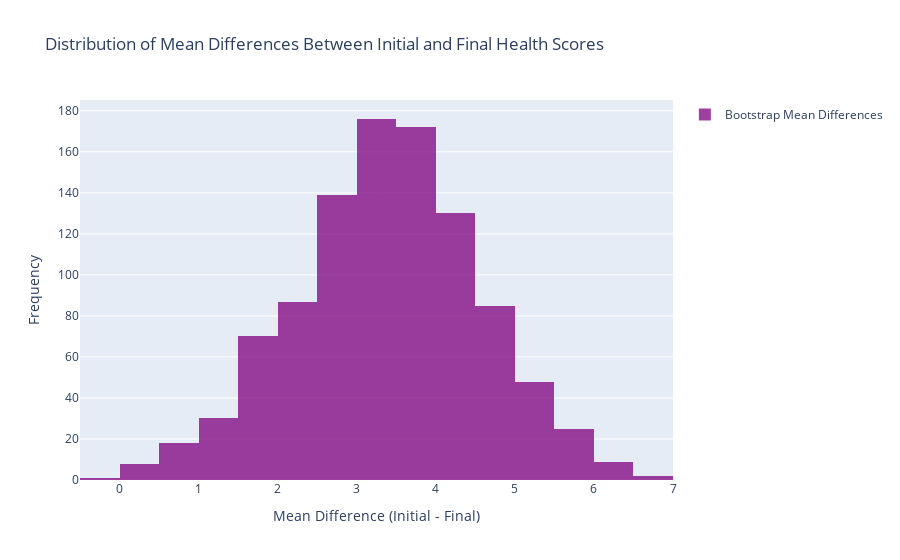

Write notebook code for a chart like this one.
### Code cell
mean_diff_bootstrap = np.mean(bootstrap_diff_means)

conf_interval_diff = np.quantile(bootstrap_diff_means, [0.025, 0.075])


fig = go.Figure()
fig.add_trace(go.Histogram(x=bootstrap_diff_means, nbinsx=30, name='Bootstrap Mean Differences', opacity=0.75, marker_color='purple'))

fig.update_layout(title='Distribution of Mean Differences Between Initial and Final Health Scores',
                  xaxis_title='Mean Difference (Initial - Final)',
                  yaxis_title='Frequency',
                  showlegend=True)


fig.show()

### Figure 1 — Plotly figure (JSON) as saved in the notebook; plotly's stock layout.template omitted (floating-point values rounded to 4 significant figures; data arrays with more than 128 entries replaced by an {"elided": "..."} marker saying what was removed)
{"data": [{"marker": {"color": "purple"}, "name": "Bootstrap Mean Differences", "nbinsx": 30, "opacity": 0.75, "type": "histogram", "x": {"elided": "1000 float values"}}], "layout": {"showlegend": true, "title": {"text": "Distribution of Mean Differences Between Initial and Final Health Scores"}, "xaxis": {"title": {"text": "Mean Difference (Initial - Final)"}}, "yaxis": {"title": {"text": "Frequency"}}}}
